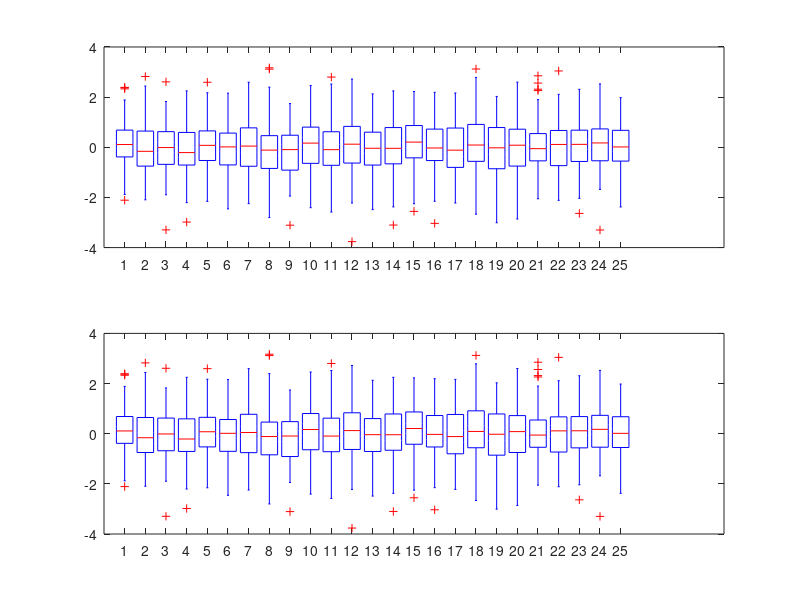

Source code (MATLAB):
rng('default');  % For reproducibility
X = randn(100,25);

figure;

subplot(2,1,1)
boxplot(X)

subplot(2,1,2)
boxplot(X,'plotstyle','compact')